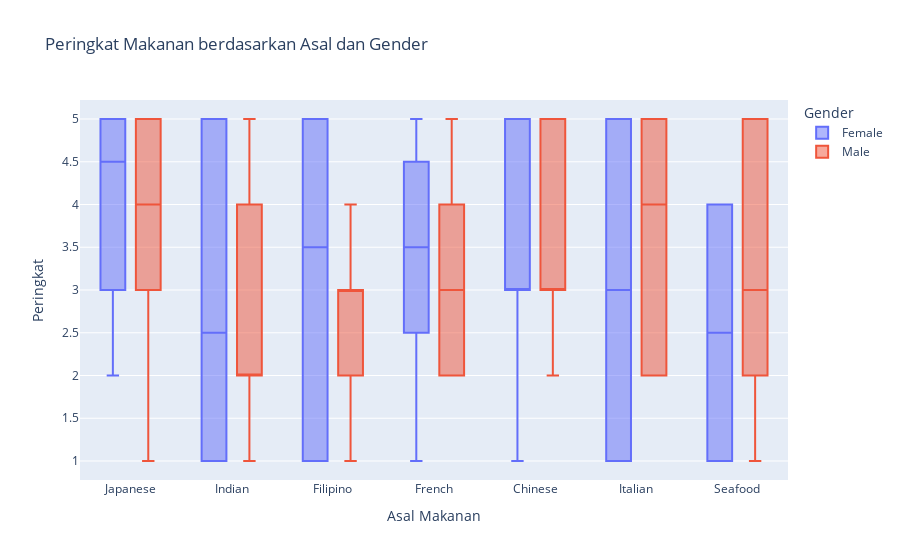

The code cell stored with this chart in its notebook:
### Markdown cell above
Visualizing food rankings according to origin across both rgender categories

### Code cell
fig = px.box(df, x='Cuisines', y='Food Rating', color='Gender', title='Peringkat Makanan berdasarkan Asal dan Gender') 
fig.update_layout(xaxis_title='Asal Makanan', yaxis_title='Peringkat') 
fig.show()

### Figure 1 — Plotly figure (JSON) as saved in the notebook; plotly's stock layout.template omitted (floating-point values rounded to 4 significant figures)
{"data": [{"alignmentgroup": "True", "hovertemplate": "Gender=Female<br>Cuisines=%{x}<br>Food Rating=%{y}<extra></extra>", "legendgroup": "Female", "marker": {"color": "#636efa"}, "name": "Female", "notched": false, "offsetgroup": "Female", "orientation": "v", "showlegend": true, "type": "box", "x": ["Japanese", "Indian", "Japanese", "Indian", "Filipino", "French", "Chinese", "French", "Indian", "Italian", "Chinese", "Indian", "French", "Seafood", "Chinese", "Indian", "French", "Filipino", "Italian", "Seafood", "Japanese", "Japanese", "Chinese", "Chinese", "Filipino", "Filipino", "Italian", "Japanese", "Japanese", "Italian", "Italian", "Italian", "Filipino", "French", "Chinese", "French", "French", "Filipino", "French", "Chinese", "Japanese", "Japanese", "Indian", "Japanese", "Indian", "Filipino", "French", "Chinese", "French", "Indian", "Italian", "Chinese", "Indian", "French", "Seafood", "Chinese", "Indian", "French", "Filipino", "Italian", "Seafood", "Japanese", "Japanese", "Chinese", "Chinese", "Filipino", "Filipino", "Italian", "Japanese", "Japanese", "Italian", "Italian", "Italian", "Filipino", "French", "Chinese", "French", "French", "Filipino", "French", "Chinese", "Japanese"], "x0": " ", "xaxis": "x", "y": [5, 1, 3, 1, 5, 3, 5, 4, 5, 1, 4, 2, 2, 4, 3, 1, 3, 5, 4, 1, 2, 5, 3, 3, 5, 3, 5, 4, 5, 1, 5, 2, 1, 4, 5, 5, 5, 1, 1, 1, 5, 4, 4, 3, 5, 4, 3, 5, 4, 5, 1, 4, 2, 2, 4, 3, 3, 3, 5, 4, 1, 2, 5, 3, 3, 5, 3, 5, 4, 5, 1, 5, 2, 1, 4, 5, 5, 5, 1, 1, 1, 5], "y0": " ", "yaxis": "y"}, {"alignmentgroup": "True", "hovertemplate": "Gender=Male<br>Cuisines=%{x}<br>Food Rating=%{y}<extra></extra>", "legendgroup": "Male", "marker": {"color": "#EF553B"}, "name": "Male", "notched": false, "offsetgroup": "Male", "orientation": "v", "showlegend": true, "type": "box", "x": ["Seafood", "Filipino", "Seafood", "Italian", "Chinese", "Chinese", "Italian", "Filipino", "Seafood", "Japanese", "Filipino", "Seafood", "Seafood", "Indian", "Japanese", "Indian", "Indian", "Indian", "Japanese", "Japanese", "Japanese", "French", "Filipino", "Seafood", "Japanese", "French", "Chinese", "French", "Seafood", "Filipino", "Filipino", "Japanese", "Italian", "Japanese", "French", "Seafood", "Indian", "French", "Japanese", "Filipino", "Indian", "Indian", "Filipino", "Indian", "Filipino", "Chinese", "Seafood", "Chinese", "French", "Japanese", "Japanese", "Filipino", "Indian", "Indian", "French", "French", "Indian", "Filipino", "French", "Seafood", "Filipino", "Seafood", "Italian", "Chinese", "Chinese", "Italian", "Filipino", "Seafood", "Japanese", "Filipino", "Seafood", "Seafood", "Indian", "Japanese", "Indian", "Indian", "Indian", "Japanese", "Japanese", "Japanese", "French", "Filipino", "Seafood", "Japanese", "French", "Chinese", "French", "Seafood", "Filipino", "Filipino", "Japanese", "Italian", "Japanese", "French", "Seafood", "Indian", "French", "Japanese", "Filipino", "Indian", "Indian", "Filipino", "Indian", "Filipino", "Chinese", "Seafood", "Chinese", "French", "Japanese", "Japanese", "Filipino", "Indian", "Indian", "French", "French", "Indian", "Filipino", "French"], "x0": " ", "xaxis": "x", "y": [5, 2, 5, 3, 5, 3, 5, 1, 2, 1, 3, 3, 5, 2, 4, 1, 4, 3, 5, 1, 5, 2, 3, 2, 3, 4, 2, 5, 1, 4, 3, 4, 2, 5, 2, 3, 5, 3, 4, 1, 1, 1, 3, 2, 2, 5, 5, 3, 2, 5, 4, 1, 5, 2, 3, 5, 2, 3, 3, 4, 2, 4, 5, 4, 3, 5, 2, 3, 2, 3, 3, 5, 3, 4, 3, 4, 4, 4, 2, 4, 2, 3, 2, 3, 4, 2, 5, 1, 4, 3, 4, 2, 5, 2, 3, 5, 3, 4, 1, 1, 1, 3, 2, 2, 5, 5, 3, 2, 5, 4, 1, 5, 2, 3, 5, 2, 3, 3], "y0": " ", "yaxis": "y"}], "layout": {"boxmode": "group", "legend": {"title": {"text": "Gender"}, "tracegroupgap": 0}, "title": {"text": "Peringkat Makanan berdasarkan Asal dan Gender"}, "xaxis": {"anchor": "y", "domain": [0, 1], "title": {"text": "Asal Makanan"}}, "yaxis": {"anchor": "x", "domain": [0, 1], "title": {"text": "Peringkat"}}}}
